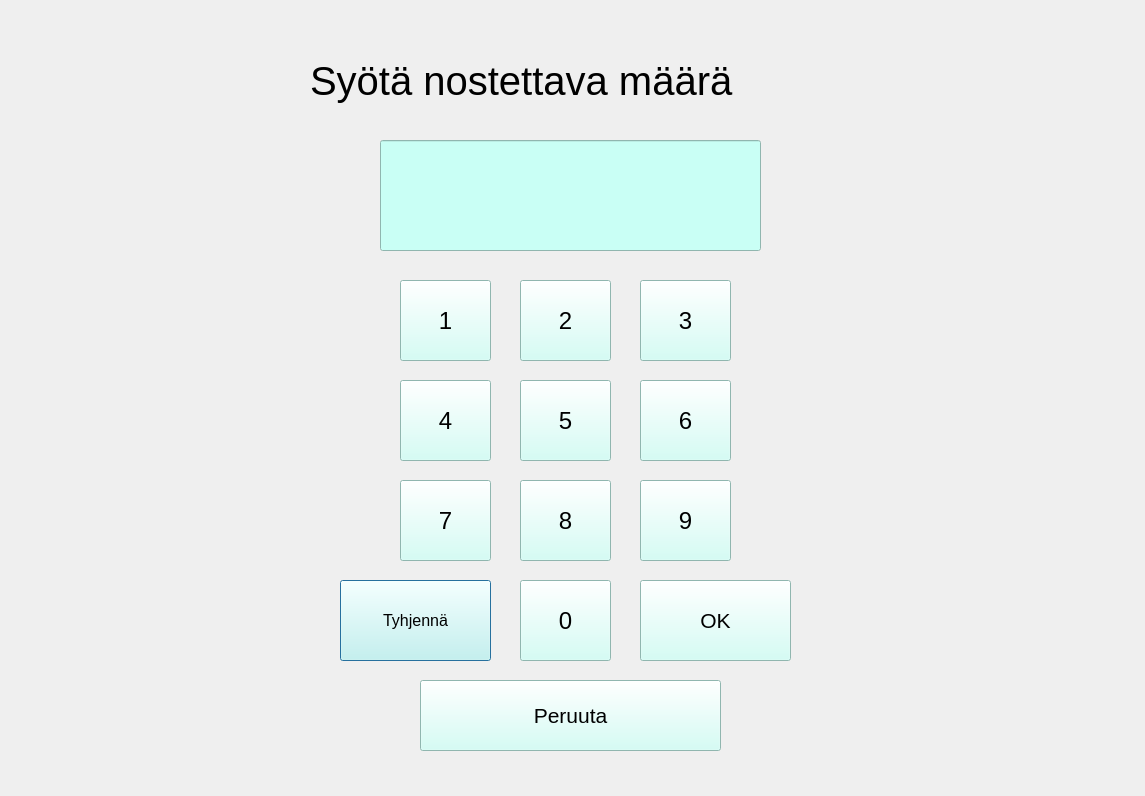
<?xml version="1.0" encoding="UTF-8"?>
<ui version="4.0">
 <class>nappaimisto</class>
 <widget class="QDialog" name="nappaimisto">
  <property name="geometry">
   <rect>
    <x>0</x>
    <y>0</y>
    <width>1145</width>
    <height>796</height>
   </rect>
  </property>
  <property name="font">
   <font>
    <pointsize>12</pointsize>
   </font>
  </property>
  <property name="windowTitle">
   <string>Dialog</string>
  </property>
  <widget class="QPushButton" name="pushButtonTyhjenna">
   <property name="geometry">
    <rect>
     <x>340</x>
     <y>580</y>
     <width>151</width>
     <height>81</height>
    </rect>
   </property>
   <property name="font">
    <font>
     <pointsize>12</pointsize>
    </font>
   </property>
   <property name="layoutDirection">
    <enum>Qt::RightToLeft</enum>
   </property>
   <property name="styleSheet">
    <string notr="true">background-color: rgb(201, 255, 245);</string>
   </property>
   <property name="text">
    <string>Tyhjennä</string>
   </property>
  </widget>
  <widget class="QPushButton" name="pushButton_6">
   <property name="geometry">
    <rect>
     <x>640</x>
     <y>380</y>
     <width>91</width>
     <height>81</height>
    </rect>
   </property>
   <property name="font">
    <font>
     <pointsize>18</pointsize>
    </font>
   </property>
   <property name="styleSheet">
    <string notr="true">background-color: rgb(201, 255, 245);</string>
   </property>
   <property name="text">
    <string>6</string>
   </property>
  </widget>
  <widget class="QPushButton" name="pushButton_2">
   <property name="geometry">
    <rect>
     <x>520</x>
     <y>280</y>
     <width>91</width>
     <height>81</height>
    </rect>
   </property>
   <property name="font">
    <font>
     <pointsize>18</pointsize>
    </font>
   </property>
   <property name="styleSheet">
    <string notr="true">background-color: rgb(201, 255, 245);</string>
   </property>
   <property name="text">
    <string>2</string>
   </property>
  </widget>
  <widget class="QPushButton" name="pushButtonOK">
   <property name="geometry">
    <rect>
     <x>640</x>
     <y>580</y>
     <width>151</width>
     <height>81</height>
    </rect>
   </property>
   <property name="font">
    <font>
     <pointsize>16</pointsize>
    </font>
   </property>
   <property name="styleSheet">
    <string notr="true">background-color: rgb(201, 255, 245);</string>
   </property>
   <property name="text">
    <string>OK</string>
   </property>
  </widget>
  <widget class="QPushButton" name="pushButton_4">
   <property name="geometry">
    <rect>
     <x>400</x>
     <y>380</y>
     <width>91</width>
     <height>81</height>
    </rect>
   </property>
   <property name="font">
    <font>
     <pointsize>18</pointsize>
    </font>
   </property>
   <property name="styleSheet">
    <string notr="true">background-color: rgb(201, 255, 245);</string>
   </property>
   <property name="text">
    <string>4</string>
   </property>
  </widget>
  <widget class="QPushButton" name="pushButton_7">
   <property name="geometry">
    <rect>
     <x>400</x>
     <y>480</y>
     <width>91</width>
     <height>81</height>
    </rect>
   </property>
   <property name="font">
    <font>
     <pointsize>18</pointsize>
    </font>
   </property>
   <property name="styleSheet">
    <string notr="true">background-color: rgb(201, 255, 245);</string>
   </property>
   <property name="text">
    <string>7</string>
   </property>
  </widget>
  <widget class="QPushButton" name="pushButton_5">
   <property name="geometry">
    <rect>
     <x>520</x>
     <y>380</y>
     <width>91</width>
     <height>81</height>
    </rect>
   </property>
   <property name="font">
    <font>
     <pointsize>18</pointsize>
    </font>
   </property>
   <property name="styleSheet">
    <string notr="true">background-color: rgb(201, 255, 245);</string>
   </property>
   <property name="text">
    <string>5</string>
   </property>
  </widget>
  <widget class="QPushButton" name="pushButton_0">
   <property name="geometry">
    <rect>
     <x>520</x>
     <y>580</y>
     <width>91</width>
     <height>81</height>
    </rect>
   </property>
   <property name="font">
    <font>
     <pointsize>18</pointsize>
    </font>
   </property>
   <property name="styleSheet">
    <string notr="true">background-color: rgb(201, 255, 245);</string>
   </property>
   <property name="text">
    <string>0</string>
   </property>
  </widget>
  <widget class="QPushButton" name="pushButton_1">
   <property name="geometry">
    <rect>
     <x>400</x>
     <y>280</y>
     <width>91</width>
     <height>81</height>
    </rect>
   </property>
   <property name="font">
    <font>
     <pointsize>18</pointsize>
    </font>
   </property>
   <property name="styleSheet">
    <string notr="true">background-color: rgb(201, 255, 245);</string>
   </property>
   <property name="text">
    <string>1</string>
   </property>
  </widget>
  <widget class="QPushButton" name="pushButton_3">
   <property name="geometry">
    <rect>
     <x>640</x>
     <y>280</y>
     <width>91</width>
     <height>81</height>
    </rect>
   </property>
   <property name="font">
    <font>
     <pointsize>18</pointsize>
    </font>
   </property>
   <property name="styleSheet">
    <string notr="true">background-color: rgb(201, 255, 245);</string>
   </property>
   <property name="text">
    <string>3</string>
   </property>
  </widget>
  <widget class="QPushButton" name="pushButton_9">
   <property name="geometry">
    <rect>
     <x>640</x>
     <y>480</y>
     <width>91</width>
     <height>81</height>
    </rect>
   </property>
   <property name="font">
    <font>
     <pointsize>18</pointsize>
    </font>
   </property>
   <property name="styleSheet">
    <string notr="true">background-color: rgb(201, 255, 245);</string>
   </property>
   <property name="text">
    <string>9</string>
   </property>
  </widget>
  <widget class="QPushButton" name="pushButton_8">
   <property name="geometry">
    <rect>
     <x>520</x>
     <y>480</y>
     <width>91</width>
     <height>81</height>
    </rect>
   </property>
   <property name="font">
    <font>
     <pointsize>18</pointsize>
    </font>
   </property>
   <property name="styleSheet">
    <string notr="true">background-color: rgb(201, 255, 245);</string>
   </property>
   <property name="text">
    <string>8</string>
   </property>
  </widget>
  <widget class="QPushButton" name="pushButtonPeruuta">
   <property name="geometry">
    <rect>
     <x>420</x>
     <y>680</y>
     <width>301</width>
     <height>71</height>
    </rect>
   </property>
   <property name="font">
    <font>
     <pointsize>16</pointsize>
    </font>
   </property>
   <property name="styleSheet">
    <string notr="true">background-color: rgb(201, 255, 245);</string>
   </property>
   <property name="text">
    <string>Peruuta</string>
   </property>
  </widget>
  <widget class="QLabel" name="label">
   <property name="geometry">
    <rect>
     <x>310</x>
     <y>40</y>
     <width>561</width>
     <height>81</height>
    </rect>
   </property>
   <property name="font">
    <font>
     <pointsize>30</pointsize>
     <weight>50</weight>
     <bold>false</bold>
    </font>
   </property>
   <property name="frameShape">
    <enum>QFrame::NoFrame</enum>
   </property>
   <property name="text">
    <string>Syötä nostettava määrä</string>
   </property>
  </widget>
  <widget class="QLineEdit" name="lineEditSalasana">
   <property name="geometry">
    <rect>
     <x>380</x>
     <y>140</y>
     <width>381</width>
     <height>111</height>
    </rect>
   </property>
   <property name="font">
    <font>
     <pointsize>18</pointsize>
    </font>
   </property>
   <property name="cursor">
    <cursorShape>IBeamCursor</cursorShape>
   </property>
   <property name="toolTipDuration">
    <number>0</number>
   </property>
   <property name="layoutDirection">
    <enum>Qt::LeftToRight</enum>
   </property>
   <property name="styleSheet">
    <string notr="true">background-color: rgb(201, 255, 245);</string>
   </property>
   <property name="echoMode">
    <enum>QLineEdit::Normal</enum>
   </property>
   <property name="alignment">
    <set>Qt::AlignCenter</set>
   </property>
  </widget>
 </widget>
 <resources/>
 <connections/>
</ui>
